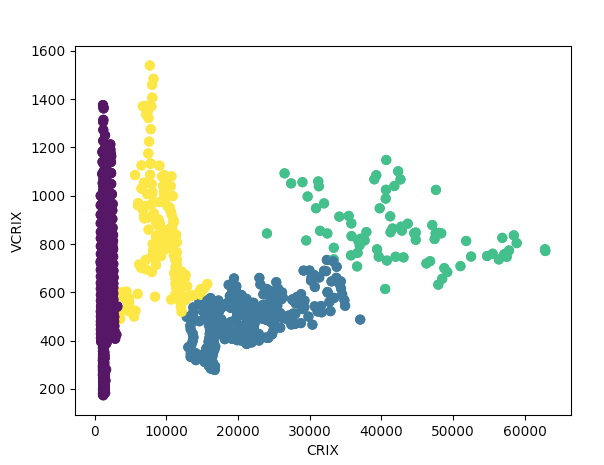

This figure's Python source:
import matplotlib.pyplot as plt
import seaborn as sns; sns.set()
import matplotlib.pyplot as plt
import seaborn as sns; sns.set()
import numpy as np
from sklearn.mixture import GaussianMixture

import pandas as pd

result=pd.read_csv('cvc.csv')

vol=result['VCRIX']
cp=result['CRIX']
cl=result['cluster']
X=pd.concat([vol, cp], axis=1)

gmm =GaussianMixture(n_components=4).fit(X)
labels = gmm.predict(X)


#plt.scatter(cp, vol, c=labels, s=40, cmap='viridis')
plt.scatter(cp, vol, c=cl, s=40, cmap='viridis')
plt.xlabel('CRIX')
plt.ylabel('VCRIX')
plt.grid(False)
ax = plt.gca()
ax.spines['left'].set_color('black')
ax.spines['right'].set_color('black')
ax.spines['top'].set_color('black')
ax.spines['bottom'].set_color('black')
ax.set_facecolor('W')
#plt.savefig('Clustering3.png', transparent=True)
plt.savefig('Clustering3.png')
plt.show()
